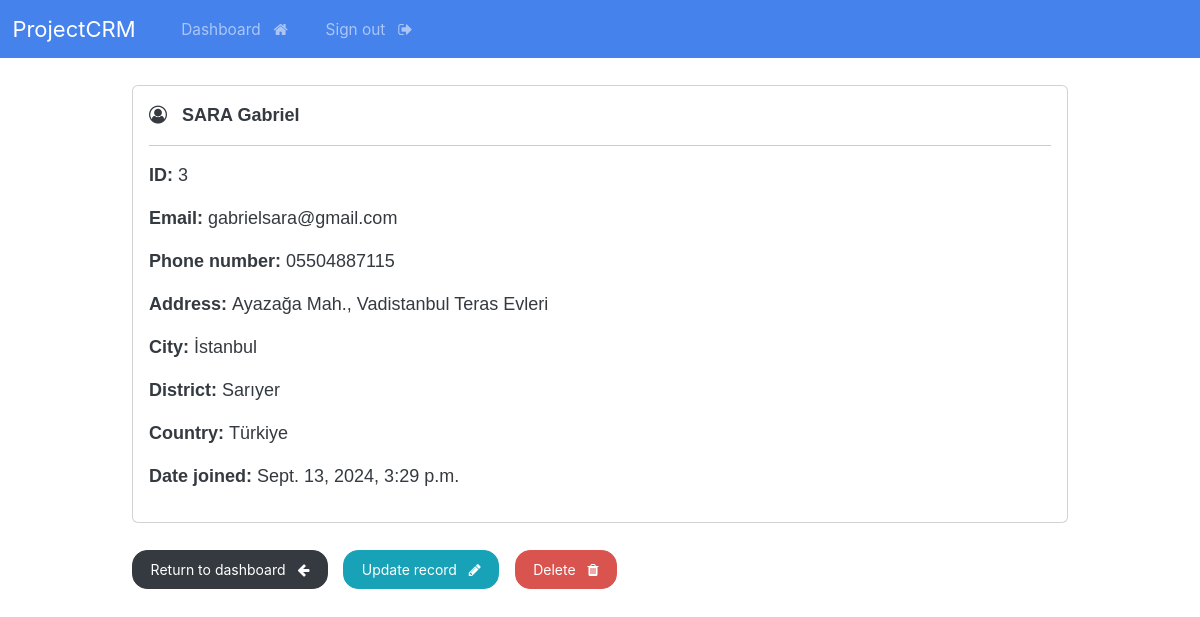
The app's page /record/3 (signed in) with its own data.
### crmapp/models.py (models this page shows, shortened)
class Record(models.Model):
    creation_date = models.DateTimeField(auto_now_add=True)
    first_name = models.CharField(max_length=50)
    last_name = models.CharField(max_length=50)
    email = models.CharField(max_length=100)
    phone = models.CharField(max_length=20)
    address = models.CharField(max_length=300)
    city = models.CharField(max_length=50)
    district = models.CharField(max_length=50)
    country = models.CharField(max_length=50)

### crmapp/views.py (the view)
# urls.py: path('record/<int:pk>', views.singular_record, name="record"),
@login_required(login_url='my-login')
def singular_record(request, pk):
    all_records = Record.objects.get(id=pk)
    context = {'record': all_records}
    return render(request, 'crmapp/view-record.html', context=context)

### crmapp/templates/crmapp/view-record.html (shortened to what this page needs)
{% extends "crmapp/base.html" %}
{% block content %}
    <div class="card">
        <div class="card-body" style="font-family: Arial, sans-serif;">
            <i class="fa fa-user-circle-o" aria-hidden="true"></i> &nbsp;
            <strong>
                {{record.last_name|upper}}
                {{record.first_name}}
            </strong>
            <hr>
            <p style="font-family: Arial, sans-serif;"> <strong> ID: </strong> {{record.id}} </p>
            <p style="font-family: Arial, sans-serif;"> <strong> Email: </strong> {{record.email}} </p>
            <p style="font-family: Arial, sans-serif;"> <strong> Phone number: </strong> {{record.phone}} </p>
            <p style="font-family: Arial, sans-serif;"> <strong> Address: </strong> {{record.address}} </p>
            <p style="font-family: Arial, sans-serif;"> <strong> City: </strong> {{record.city}} </p>
            <p style="font-family: Arial, sans-serif;"> <strong> District: </strong> {{record.district}} </p>
            <p style="font-family: Arial, sans-serif;"> <strong> Country: </strong> {{record.country}} </p>
            <p style="font-family: Arial, sans-serif;"> <strong> Date joined: </strong> {{record.creation_date}} </p>
        </div>
    </div>
    <br>
    <a href="{% url 'dashboard' %}" class="btn btn-dark"> Return to dashboard &nbsp; <i class="fa fa-arrow-left" aria-hidden="true"></i> </a>
    <a href="{% url 'update-record' record.id %}" class="btn btn-info"> Update record &nbsp; <i class="fa fa-pencil" aria-hidden="true"></i> </a>
    <a href="{% url 'delete-record' record.id %}" class="btn btn-danger"> Delete &nbsp; <i class="fa fa-trash" aria-hidden="true"></i> </a>
{% endblock %}

### static/css/styles.css (style rules this page uses)
@media only screen and (min-width: 1024px) { body { font-size: 18px; } }

### records on screen
Record: last_name "SARA", first_name "Gabriel", id "3", email "gabrielsara@gmail.com", phone "05504887115", address "Ayazağa Mah., Vadistanbul Teras Evleri", city "İstanbul", district "Sarıyer", country "Türkiye", creation_date "Sept. 13, 2024, 3:29 p.m."
